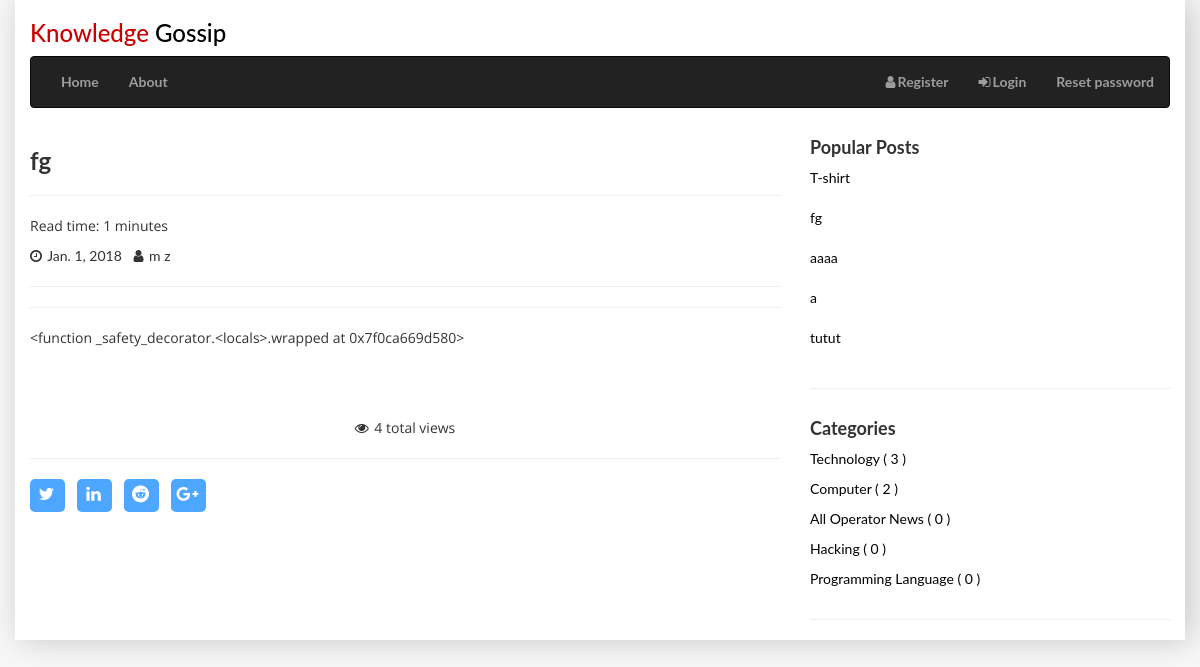
The page /posts/fg/ on the database its author committed.
### posts/models.py (models this page shows, shortened)
class Post(models.Model):
    category = models.ForeignKey(Category, on_delete=models.CASCADE, null=True, blank=True)
    user = models.ForeignKey(User, on_delete=models.CASCADE)
    title = models.CharField(max_length=200)
    slug = models.SlugField(max_length=200, unique=True)
    image = models.ImageField(upload_to=upload_location, null=True, blank=True,)
    content = models.TextField()
    draft = models.BooleanField(default=True)
    worksheet_file = models.FileField(upload_to = 'worksheets', null = True, blank=True)
    publish = models.DateField(auto_now=False, auto_now_add=False)
    read_time = models.IntegerField(default=0) #assume minute
    updated = models.DateTimeField(auto_now=True, auto_now_add=False)
    timestamp = models.DateTimeField(auto_now=False, auto_now_add=True)
    views = models.PositiveIntegerField(default=0) #count views
    objects = PostManager()
    def get_absolute_url(self):
        return reverse("post:detail", kwargs={"slug": self.slug})
    class Meta:
        ordering = ["-timestamp", "updated"]
    def get_message_as_markdown(self):
        content = self.content
        markdown_text = markdown(content)
        return mark_safe(markdown_text)

class Category(models.Model):
    name = models.CharField(max_length=200)

### posts/views.py (the view)
# urls.py: re_path('(?P<slug>[\w-]+)/', views.post_detail, name='detail'),
def post_detail(request, slug=None):
    instance = get_object_or_404(Post, slug=slug)
    posts = Post.objects.active().order_by('-views')[:5]
    category_list = Category.objects.all()
    if instance.draft or instance.publish > timezone.now().date():
        if not request.user.is_staff:
            raise Http404
    share_string = quote_plus(instance.content) # for share content in social sites
    instance.views += 1
    instance.save()
    context = {
        'title': instance.title,
        'instance': instance,
        'share_string': share_string,
        'categories': category_list,
        'mosts': posts,
    }
    return render(request, 'posts/post_detail.html', context)

### posts/models.py (called while the page is built)
def pre_save_post_receiver(sender, instance, *args, **kwargs):
    if not instance.slug:
        instance.slug = create_slug(instance)
    if instance.content:
        html_string = instance.get_message_as_markdown()
        read_time_var = get_read_time(html_string)
        instance.read_time = read_time_var

    def active(self, *args, **kwargs):
        return super(PostManager, self).filter(draft=False).filter(publish__lte=timezone.now())

### posts/templatetags/urlify.py (called while the page is built)
@register.filter
def urlify(value):
    return quote_plus(value)

### posts/utils.py (called while the page is built)
def count_words(html_string):
    word_string = strip_tags(html_string)
    matching_words = re.findall('\w+', word_string)
    count = len(matching_words)
    return count

def get_read_time(html_string):
    count = count_words(html_string)
    read_time_min = math.ceil(count/200.00) #assuming 200 wpm reading
    return int(read_time_min)

### posts/templates/posts/post_detail.html (shortened to what this page needs)
{% extends 'base.html' %}
{% load urlify %}
{% load markdown_deux_tags %}
{% block content %}
<div class="row">
<div class="col-sm-8 col-sm-offset-0">
<div class="row">
    <div class="col-sm-12">
        <h3><b>{{ title }}</b></h3>
    <hr>
        <p>Read time: {{ instance.read_time }} minutes</p>
            <i class="fa fa-clock-o"></i> {{ instance.publish }}
            {% if instance.user.get_full_name %}
            <i class="fa fa-user left"></i> {{ instance.user.get_full_name }}
            {% else %}
             <i class="fa fa-user left"></i> {{ instance.user }}
            {% endif %}
    <hr>
    <hr>
      <p> {{ instance.get_message_as_markdown }}</p>
        <br>
        <br>
<br>
        <p style="text-align:center"> <i class="fa fa-eye"></i> {{ instance.views }} total views</p>
        <hr/>
        <div class="icon-grid">
            <div class="icon-icon text-center">
                <ul class="icon-class">
                    <li><a href="https://twitter.com/home?status={{ instance.content|truncatechars:70|urlify }}%20{{ request.build_absolute_uri }}">
                         <i class="fa fa-twitter"></i></a>
                    </li>
                    <li><a href="https://www.linkedin.com/shareArticle?mini=true&url={{ request.build_absolute_uri }}&
                      title={{ instance.title }}&summary={{ instance.content|truncatechars:70|urlify }}&source={{ request.build_absolute_uri }}">
                         <i class="fa fa-linkedin" aria-hidden="true"></i></a>
                    </li>
                    <li><a href="http://www.reddit.com/submit?url={{ request.build_absolute_uri }}&
                        title={{ instance.title }}."><i class="fa fa-reddit"></i></a>
                    </li>
                    <li>
                        <a href='https://plus.google.com/share?url={{ request.build_absolute_uri }}'><i class="fa fa-google-plus"></i></a>
                    </li>
                 </ul>
            </div>
        </div>
</div>
</div>
</div>
         <div class="col-sm-4">
            <div class="row">
                <div class="col-sm-12">
                    <h4><b>Popular Posts</b></h4>
                </div>
                    {% if mosts %}
                    <ul style="list-style-type:none; margin:0px; padding:0px">
                        {% for most in mosts %}
                        <div class="row">
                            <div class="col-sm-12">
                                    <div class="col-sm-8">
                                        <li><a href="{{ most.get_absolute_url }}">{{ most.title }}</a></li>
                                    </div>
                            </div>
                        </div>
                        <br>
                            {% endfor %}
                    </ul>
                    {% else %}
                <div class="col-sm-12">
                    <strong>NO Posts</strong>
                </div>
                    {% endif %}
            </div>
<hr>
            <div class="row">
                <div class="col-sm-12">
                        <h4><b>Categories</b></h4>
                        {% if categories %}
                            <ul style="list-style-type:none;margin:0px;padding:0px">
                                {% for category in categories %}
                                <p><li><a href="/posts/category/{{ category.name }}">{{ category.name }} ( {{ category.post_set.count }} )</a></li></p>
                                {% endfor %}
                            </ul>
                        {% else %}
                        <strong>No categories</strong>
                        {% endif %}
                </div>
            </div>
<hr>
        </div>
</div>
{% endblock content %}

### static/css/base.css (style rules this page uses)
html { position: relative; height: 100%; }
body { margin: 0px; padding: 0px; font-family: 'Lato', sans-serif; height: 100%; background-color: #f7f7f7; }
p { font-family: 'Open Sans', sans-serif; }
a { color: black; text-decoration: none; }
.icon-grid { width: 100px; }
.icon-icon { position: relative; }
.icon-class { padding-left: 0px; display: inline-flex; list-style: none; margin: 0px; }
.icon-class li { margin: 0px; }
.icon-class li a { font-size: 17px; color: #fff; text-align: center; margin-right: 12px; float: left; height: 33px; width: 35px; background-color: #4da6ff; border-radius: 5px; line-height: 30px; }
.left { margin-left: 8px; }
.fa { margin-right: 2px; }

### rows shown on the page
Post: title "fg", read_time "1", publish "Jan. 1, 2018", user.get_full_name "m z", get_message_as_markdown "<function _safety_decorator.<locals>.wrapped at 0x7f0ca669d580>", views "4"
Post: title "T-shirt"
Post: title "aaaa"
Post: title "a"
Post: title "tutut"
Category: name "Technology", post_set.count "3"
Category: name "Computer", post_set.count "2"
Category: name "All Operator News", post_set.count "0"
Category: name "Hacking", post_set.count "0"
Category: name "Programming Language", post_set.count "0"
